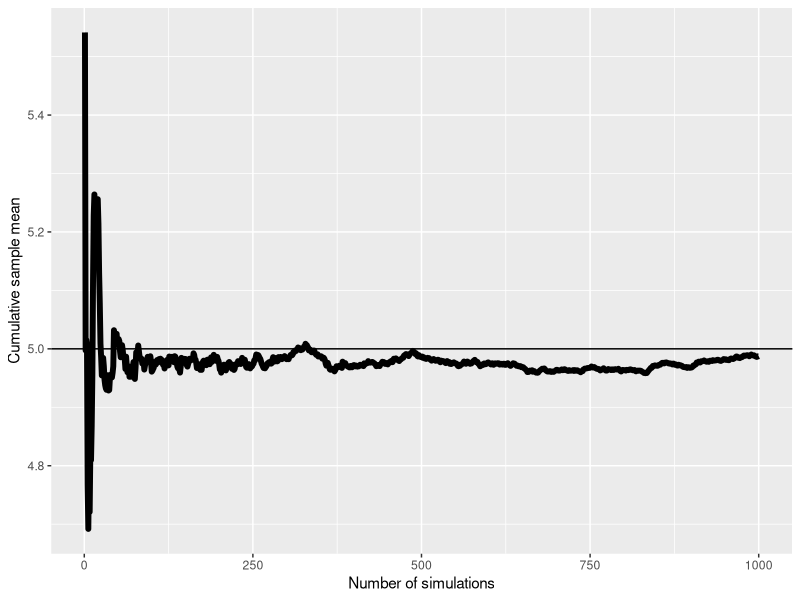
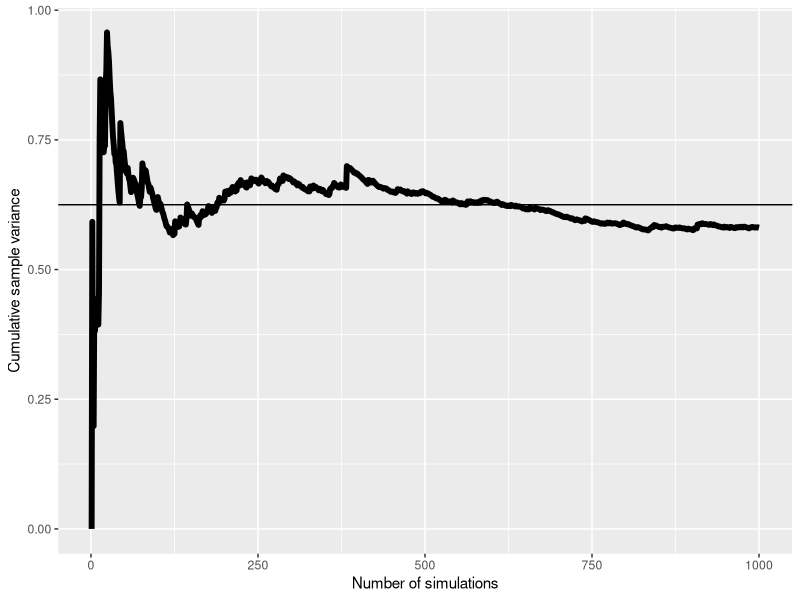
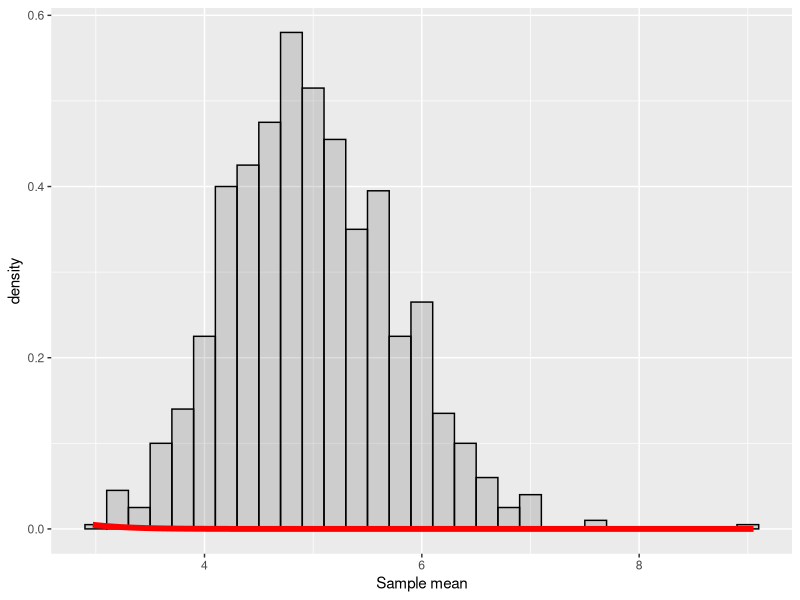

R code for these plots, in order:
## ---- chunk 1
library(ggplot2)
nosim <- 1000 # number of simulations
lambda <- 0.2 # the rate parameter
nevts <- 40 # number of exponentials
# perform simulation
#set.seed(973402) # setting the seed makes this simple study reproducible
expmean = NULL; for (i in 1 : nosim) expmean = c(expmean, mean(rexp(nevts,lambda)))
## ---- chunk 2
sample_mean <- mean(expmean)
theoretical_mean <- 1 / lambda
means <- cumsum(expmean)/ (1  : nosim)
g <- ggplot(data.frame(x = 1 : nosim, y = means), aes(x = x, y = y)) 
g <- g + geom_hline(yintercept = theoretical_mean) + geom_line(size = 2) 
g <- g + labs(x = "Number of simulations", y = "Cumulative sample mean")
g
## ---- chunk 3
variances = NULL; variances <- c(variances, 0); # no variance with just 1 element
for (i in 2 : nosim) variances = c(variances, var(expmean[1:i]))
theoretical_variance <- (1 / lambda)^2 / nevts
sample_variance <- var(expmean)
g <- ggplot(data.frame(x = 1 : nosim, y = variances), aes(x = x, y = y)) 
g <- g + geom_hline(yintercept = theoretical_variance) + geom_line(size = 2) 
g <- g + labs(x = "Number of simulations", y = "Cumulative sample variance")
g
## ---- chunk 4
g <- ggplot(data.frame(x = 1 : nosim, y = expmean), aes(x = expmean)) +
  geom_histogram(alpha = .20, binwidth=.2, colour = "black", aes(y = ..density..)) 
g <- g + labs(x = "Sample mean", y = "density")
g <- g + stat_function(fun = dnorm, colour = "red", size=2,
  arg = list(mean=theoretical_mean, sd=sqrt(theoretical_variance)))
g
